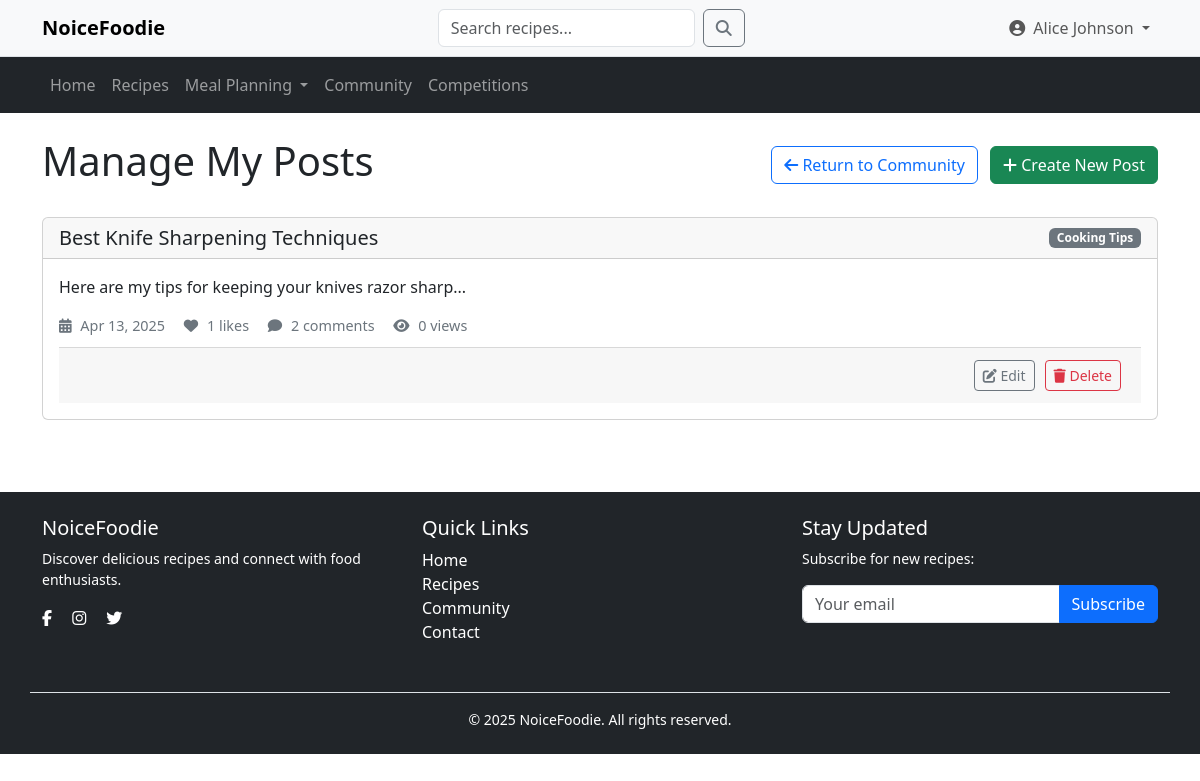
Before: /community/manage_post.php (signed in) with the older database file.
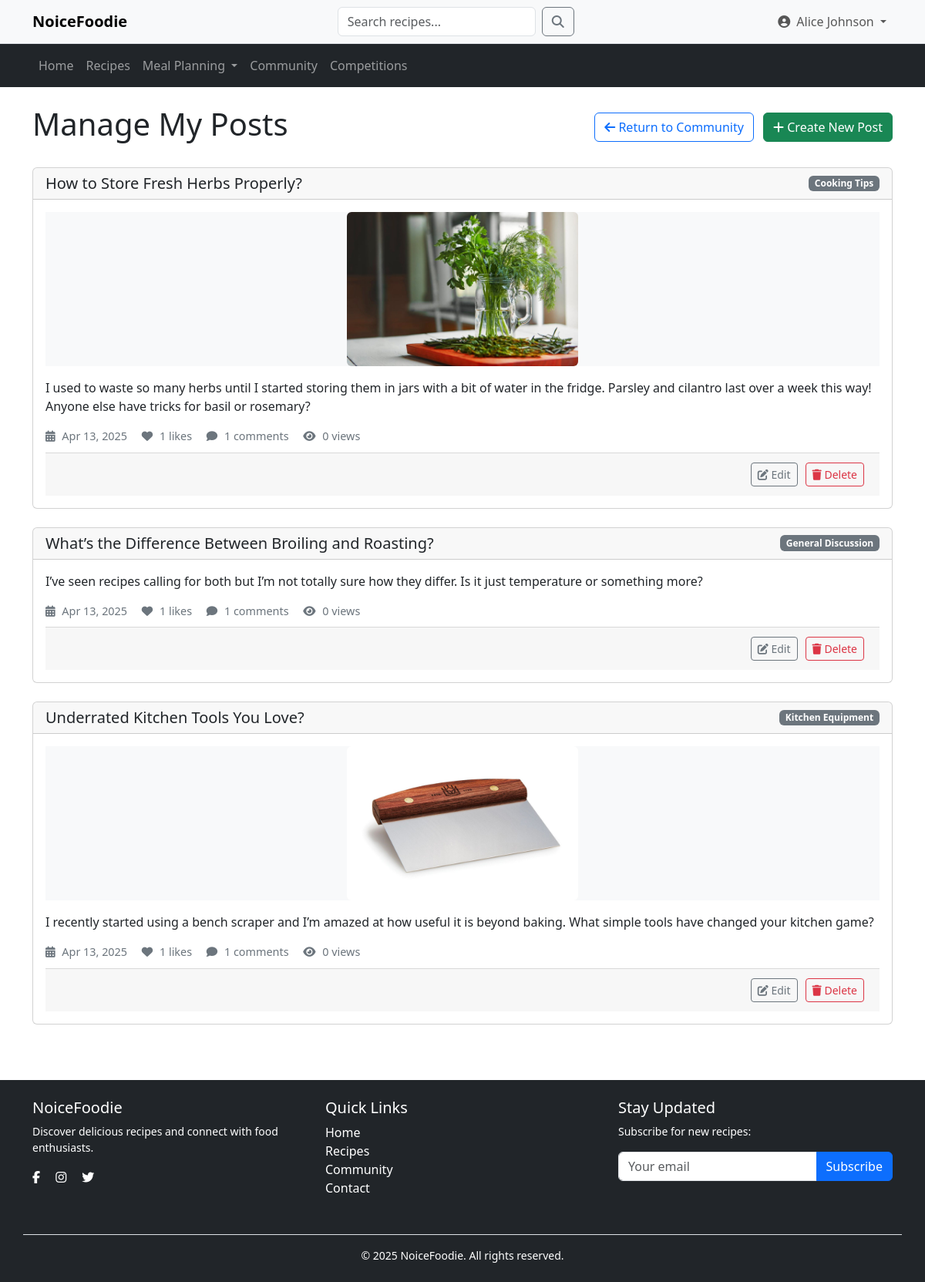
After: the same page with the newer database file.
### tables this page shows
CREATE TABLE IF NOT EXISTS discussion_posts (
    post_id INT AUTO_INCREMENT PRIMARY KEY,
    user_id INT NOT NULL,
    title VARCHAR(255) NOT NULL,
    content TEXT NOT NULL,
    image_url VARCHAR(255) DEFAULT NULL,
    category VARCHAR(100) NOT NULL,
    post_date TIMESTAMP DEFAULT CURRENT_TIMESTAMP,
    view_count INT DEFAULT 0,
    FOREIGN KEY (user_id) REFERENCES usersDB.users(user_id) ON DELETE CASCADE
);

### community/manage_post.php (the view, shortened to what this page needs)
<?php
require_once '../config/db.php';
$user_id = $_SESSION['user_id'];
$posts_stmt = $communityDB->prepare("
    SELECT dp.*,
           (SELECT COUNT(*) FROM post_comments WHERE post_id = dp.post_id) AS comment_count,
           (SELECT COUNT(*) FROM post_likes WHERE post_id = dp.post_id) AS like_count
    FROM discussion_posts dp
    WHERE dp.user_id = ?
    ORDER BY dp.post_date DESC
");
$posts_stmt->execute([$user_id]);
$posts = $posts_stmt->fetchAll(PDO::FETCH_ASSOC);
?>
<!DOCTYPE html>
<html lang="en">
<head>
    <link href="https://cdn.jsdelivr.net/npm/bootstrap@5.3.2/dist/css/bootstrap.min.css" rel="stylesheet">
    <link rel="stylesheet" href="https://cdnjs.cloudflare.com/ajax/libs/font-awesome/6.0.0/css/all.min.css">
    <link rel="stylesheet" href="css/community.css">
</head>
<body>
    <?php include_once '../includes/navigation.php'; ?>
    <div class="container mt-4">
        <div class="d-flex justify-content-between align-items-center mb-4">
            <h1>Manage My Posts</h1>
            <div>
                <a href="community.php" class="btn btn-outline-primary me-2">
                    <i class="fas fa-arrow-left"></i> Return to Community
                </a>
                <a href="create_post.php" class="btn btn-success">
                    <i class="fas fa-plus"></i> Create New Post
                </a>
            </div>
        </div>
        <?php if (empty($posts)): ?>
            <div class="empty-posts">
                <i class="fas fa-comments"></i>
                <h3>You haven't created any posts yet</h3>
                <p class="text-muted">Share your thoughts with the community by creating your first post</p>
                <a href="create_post.php" class="btn btn-primary mt-2">Create Your First Post</a>
            </div>
        <?php else: ?>
            <div class="row">
                <?php foreach ($posts as $post): ?>
                    <div class="col-md-12 mb-4" id="post-container-<?= $post['post_id'] ?>">
                        <div class="card">
                            <div class="card-header d-flex justify-content-between align-items-center">
                                <h5 class="mb-0"><?= htmlspecialchars($post['title']) ?></h5>
                                <span class="badge bg-secondary"><?= htmlspecialchars($post['category']) ?></span>
                            </div>
                            <div class="card-body">
                                <?php if (!empty($post['image_url'])): ?>
                                    <div class="post-image mb-3">
                                        <?php
                                            if (strpos($post['image_url'], 'uploads/posts/') !== false) {
                                                $image_path = '../' . $post['image_url'];
                                            } else {
                                                $image_path = '../assets/community/discussion_posts_img/' . basename($post['image_url']);
                                            }
                                        ?>
                                        <img src="<?= htmlspecialchars($image_path) ?>" class="img-fluid rounded"
                                             alt="Post Image" style="max-height: 200px; object-fit: cover;">
                                    </div>
                                <?php endif; ?>
                                <div class="post-content mb-3">
                                    <?= nl2br(htmlspecialchars(substr($post['content'], 0, 300) . (strlen($post['content']) > 300 ? '...' : ''))) ?>
                                </div>
                                <div class="post-stats">
                                    <span><i class="fas fa-calendar-alt"></i> <?= date('M d, Y', strtotime($post['post_date'])) ?></span>
                                    <span><i class="fas fa-heart"></i> <?= $post['like_count'] ?? 0 ?> likes</span>
                                    <span><i class="fas fa-comment"></i> <?= $post['comment_count'] ?? 0 ?> comments</span>
                                    <span><i class="fas fa-eye"></i> <?= $post['view_count'] ?? 0 ?> views</span>
                                </div>
                                <div class="post-actions">
                                    <a href="edit_post.php?id=<?= $post['post_id'] ?>" class="btn btn-sm btn-outline-secondary">
                                        <i class="fas fa-edit"></i> Edit
                                    </a>
                                    <button class="btn btn-sm btn-outline-danger delete-post" data-post-id="<?= $post['post_id'] ?>">
                                        <i class="fas fa-trash"></i> Delete
                                    </button>
                                </div>
                            </div>
                        </div>
                    </div>
                <?php endforeach; ?>
            </div>
        <?php endif; ?>
    </div>
    <?php include_once '../includes/footer.php'; ?>
</body>
</html>

### includes/navigation.php (shortened to what this page needs)
<?php
$display_name = $_SESSION['nickname'] ?? $_SESSION['username'] ?? '';
?>
<nav class="navbar navbar-expand-lg navbar-light bg-light border-bottom">
    <div class="container">
        <a class="navbar-brand fw-bold" href="<?= BASE_URL ?>/index.php">NoiceFoodie</a>
        <form class="d-flex mx-auto" action="<?= BASE_URL ?>/recipes/recipes.php" method="GET">
            <input class="form-control me-2" type="search" name="search" placeholder="Search recipes..." aria-label="Search">
            <button class="btn btn-outline-secondary" type="submit"><i class="fas fa-search"></i></button>
        </form>
        <ul class="navbar-nav">
            <?php if (isset($_SESSION['user_id']) && isset($_SESSION['username'])): ?>
                <li class="nav-item dropdown">
                    <a class="nav-link dropdown-toggle" href="#" id="userDropdown" role="button" data-bs-toggle="dropdown" data-bs-auto-close="true" aria-expanded="false">
                        <i class="fas fa-user-circle me-1"></i> <?= htmlspecialchars($display_name) ?>
                    </a>
                </li>
            <?php endif; ?>
        </ul>
    </div>
</nav>
<nav class="navbar navbar-expand-lg navbar-dark bg-dark">
    <div class="container">
        <div class="collapse navbar-collapse" id="navbarNav">
            <ul class="navbar-nav">
                <li class="nav-item">
                    <a class="nav-link" href="<?= BASE_URL ?>/index.php">Home</a>
                </li>
                <li class="nav-item">
                    <a class="nav-link" href="<?= BASE_URL ?>/recipes/recipes.php">Recipes</a>
                </li>
                <li class="nav-item dropdown">
                    <a class="nav-link dropdown-toggle" href="#" id="mealPlanningDropdown" role="button" data-bs-toggle="dropdown" aria-expanded="false">
                        Meal Planning
                    </a>
                </li>
                <li class="nav-item">
                    <a class="nav-link" href="<?= BASE_URL ?>/community/community.php">Community</a>
                </li>
                <li class="nav-item">
                    <a class="nav-link" href="<?= BASE_URL ?>/competitions.php">Competitions</a>
                </li>
            </ul>
        </div>
    </div>
</nav>

### includes/footer.php (shortened to what this page needs)
<footer class="bg-dark text-white py-4 mt-5">
    <div class="container">
        <div class="row">
            <div class="col-md-4 mb-3">
                <h5>NoiceFoodie</h5>
                <p class="small">Discover delicious recipes and connect with food enthusiasts.</p>
                <div class="social-links">
                    <a href="#" class="text-white me-3"><i class="fab fa-facebook-f"></i></a>
                    <a href="#" class="text-white me-3"><i class="fab fa-instagram"></i></a>
                    <a href="#" class="text-white"><i class="fab fa-twitter"></i></a>
                </div>
            </div>
            <div class="col-md-4 mb-3">
                <h5>Quick Links</h5>
                <ul class="list-unstyled">
                    <li><a href="<?php echo isset($base_url) ? $base_url : ''; ?>/asm/index.php" class="text-white text-decoration-none">Home</a></li>
                    <li><a href="<?php echo isset($base_url) ? $base_url : ''; ?>/asm/recipes/recipes.php" class="text-white text-decoration-none">Recipes</a></li>
                    <li><a href="<?php echo isset($base_url) ? $base_url : ''; ?>/asm/community/community.php" class="text-white text-decoration-none">Community</a></li>
                    <li><a href="<?php echo isset($base_url) ? $base_url : ''; ?>/contact.php" class="text-white text-decoration-none">Contact</a></li>
                </ul>
            </div>
            <div class="col-md-4">
                <h5>Stay Updated</h5>
                <p class="small">Subscribe for new recipes:</p>
                <div class="input-group">
                    <input type="email" class="form-control" placeholder="Your email">
                    <button class="btn btn-primary" type="button">Subscribe</button>
                </div>
            </div>
        </div>
        <div class="row mt-3 pt-3 border-top">
            <div class="col-md-12 text-center">
                <p class="small mb-0">&copy; <?php echo date('Y'); ?> NoiceFoodie. All rights reserved.</p>
            </div>
        </div>
    </div>
</footer>
</body>
</html>

### community/css/community.css (style rules this page uses)
.post-actions { display: flex; justify-content: space-between; padding: 0.75rem 1.25rem; background-color: rgba(0, 0, 0, 0.03); border-top: 1px solid rgba(0, 0, 0, 0.125); }
.post-image { padding: 0; overflow: hidden; max-height: 300px; display: flex; justify-content: center; align-items: center; background-color: #f8f9fa; }
.post-image img { max-width: 100%; max-height: 300px; object-fit: contain; }

### community/manage_post.php (style rules this page uses)
.post-actions { display: flex; justify-content: flex-end; gap: 10px; }
.post-stats { color: #6c757d; font-size: 0.9rem; margin-bottom: 10px; }
.post-stats i { margin-right: 5px; }
.post-stats span { margin-right: 15px; }

Changed rows visible on the page:
changed discussion_posts "Cooking Tips": title "Best Knife Sharpening Techniques" → "How to Store Fresh Herbs Properly?"; image_url empty → "fresh_herbs.jpg" (drawn); image_url: picture added; content "Here are my tips for keeping your knives razor sharp..." → "I used to waste so many herbs until I started storing them in jars with a bit of water in the fridge. Parsley and cilantro last over a week this way! Anyone else have tricks for basil or rosemary?"; comment_count "2" → "1"
added discussion_posts: title "What’s the Difference Between Broiling and Roasting?", category "General Discussion", content "I’ve seen recipes calling for both but I’m not totally sure how they differ. Is it just temperature or something more?", post_date "Apr 13, 2025", like_count "1", comment_count "1", view_count "0"
added discussion_posts: title "Underrated Kitchen Tools You Love?", category "Kitchen Equipment", image_url (picture), content "I recently started using a bench scraper and I’m amazed at how useful it is beyond baking. What simple tools have changed your kitchen game?", post_date "Apr 13, 2025", like_count "1", comment_count "1", view_count "0"
